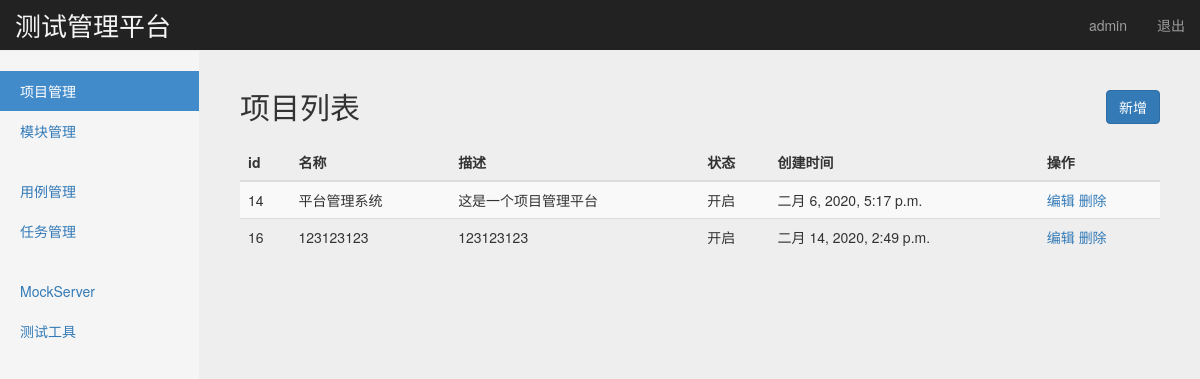
The app's page /manage/project_manage/ (signed in) with its own data.
### project_app/models.py (models this page shows, shortened)
class Project(models.Model):
    name = models.CharField('名称',max_length=100,blank=False,default='',unique=True)
    describe = models.TextField('描述',default='')
    status = models.BooleanField('状态',default=True)
    create_time = models.DateTimeField('创建时间',auto_now=True)

### project_app/views/project_views.py (the view)
# urls.py: path('project_manage/', project_views.project_manage),
@login_required  #判断用户是否登陆
def project_manage(request):
    username = request.session.get('user','') #读取浏览器session
    projects = Project.objects.all()
    return render(request,'project_manage.html',{'user':username,'projects':projects,'type':'list'})

### templates/project_manage.html (shortened to what this page needs)
{% extends "base.html" %}
{% block content %}
    <nav class="navbar navbar-inverse navbar-fixed-top">
      <div class="container-fluid">
        <div class="navbar-header">
          <a class="navbar-brand" style=" color:#f5f5f5; font-size:26px;" href="#">测试管理平台</a>
        </div>
        <div id="navbar" class="navbar-collapse collapse">
          <ul class="nav navbar-nav navbar-right">
            <li><a href="#">{{ user }}</a></li>
            <li><a href="/logout/">退出</a></li>
          </ul>
        </div>
      </div>
    </nav>
    <div class="container-fluid">
      <div class="row">
        <div class="col-sm-3 col-md-2 sidebar">
          <ul class="nav nav-sidebar">
            <li class="active"><a href="/manage/project_manage/">项目管理</a></li>
            <li><a href="/manage/module_manage/">模块管理</a></li>
          </ul>
          <ul class="nav nav-sidebar">
            <li><a href="/interface/case_manage/">用例管理</a></li>
            <li><a href="">任务管理</a></li>
          </ul>
          <ul class="nav nav-sidebar">
            <li><a href="">MockServer</a></li>
            <li><a href="">测试工具</a></li>
          </ul>
        </div>
        {% if type == 'list' %}
        <div class="col-sm-9 col-sm-offset-3 col-md-10 col-md-offset-2 main">
          <h2 class="sub-header">项目列表
            <button type="button" class="btn btn-primary" style="float: right"
            onclick="window.location.href='/manage/add_project/'">新增</button>
          </h2>
          <div class="table-responsive">
            <table class="table table-striped">
              <thead>
                <tr>
                  <th>id</th>
                  <th>名称</th>
                  <th>描述</th>
                  <th>状态</th>
                  <th>创建时间</th>
                  <th>操作</th>
                </tr>
              </thead>
              <tbody>
                {% for project in projects %}
                <tr>
                  <td>{{ project.id }}</td>
                  <td>{{ project.name }}</td>
                  <td>{{ project.describe }}</td>
                  {% if project.status == True %}
                    <td>开启</td>
                  {% endif %}
                  <td>{{ project.create_time}}</td>
                  <td>
                    <a href="/manage/edit_project/{{ project.id }}">编辑</a>
                    <a href="/manage/delete_project/{{ project.id }}">删除</a>
                  </td>
                </tr>
                {% endfor %}
              </tbody>
            </table>
          </div>
        </div>
        {% endif %}
      </div>
    </div>
{% endblock %}

### static/css/signin.css (style rules this page uses)
body { padding-top: 40px; padding-bottom: 40px; background-color: #eee; }

### static/css/dashboard.css (style rules this page uses)
body { padding-top: 50px; }
.sub-header { padding-bottom: 10px; border-bottom: 1px solid #eee; }
.navbar-fixed-top { border: 0; }
.sidebar { display: none; }
@media (min-width: 768px) { .sidebar { position: fixed; top: 51px; bottom: 0; left: 0; z-index: 1000; display: block; padding: 20px; overflow-x: hidden; overflow-y: auto; background-color: #f5f5f5; border-right: 1px solid #eee; } }
.nav-sidebar { margin-right: -21px; margin-bottom: 20px; margin-left: -20px; }
.nav-sidebar > li > a { padding-right: 20px; padding-left: 20px; }
.nav-sidebar > .active > a, .nav-sidebar > .active > a:hover, .nav-sidebar > .active > a:focus { color: #fff; background-color: #428bca; }
.main { padding: 20px; }
@media (min-width: 768px) { .main { padding-right: 40px; padding-left: 40px; } }

### records on screen
Project: id "14", name "平台管理系统", describe "这是一个项目管理平台", status "开启", create_time "二月 6, 2020, 5:17 p.m."
Project: id "16", name "123123123", describe "123123123", status "开启", create_time "二月 14, 2020, 2:49 p.m."

### other values on screen
{{ user }} "admin"
